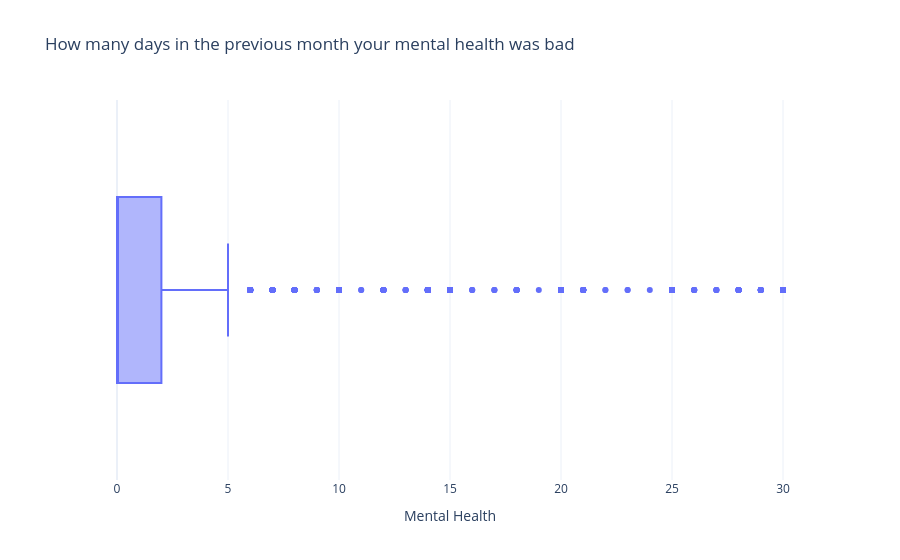

The code cell stored with this chart in its notebook:
### Code cell
fig = px.box(df, x='MentHlth', title= 'How many days in the previous month your mental health was bad', labels={'MentHlth': 'Mental Health'})
fig.update_layout(template='plotly_white', yaxis_title=None)
fig.show()

### Figure 1 — Plotly figure (JSON) as saved in the notebook; plotly's stock layout.template omitted (floating-point values rounded to 4 significant figures; data arrays with more than 128 entries replaced by an {"elided": "..."} marker saying what was removed)
{"data": [{"alignmentgroup": "True", "hovertemplate": "Mental Health=%{x}<extra></extra>", "legendgroup": "", "marker": {"color": "#636efa"}, "name": "", "notched": false, "offsetgroup": "", "orientation": "h", "showlegend": false, "type": "box", "x": {"elided": "12000 int values"}, "x0": " ", "xaxis": "x", "y0": " ", "yaxis": "y"}], "layout": {"boxmode": "group", "legend": {"tracegroupgap": 0}, "title": {"text": "How many days in the previous month your mental health was bad"}, "xaxis": {"anchor": "y", "domain": [0, 1], "title": {"text": "Mental Health"}}, "yaxis": {"anchor": "x", "domain": [0, 1], "title": {}}}}
